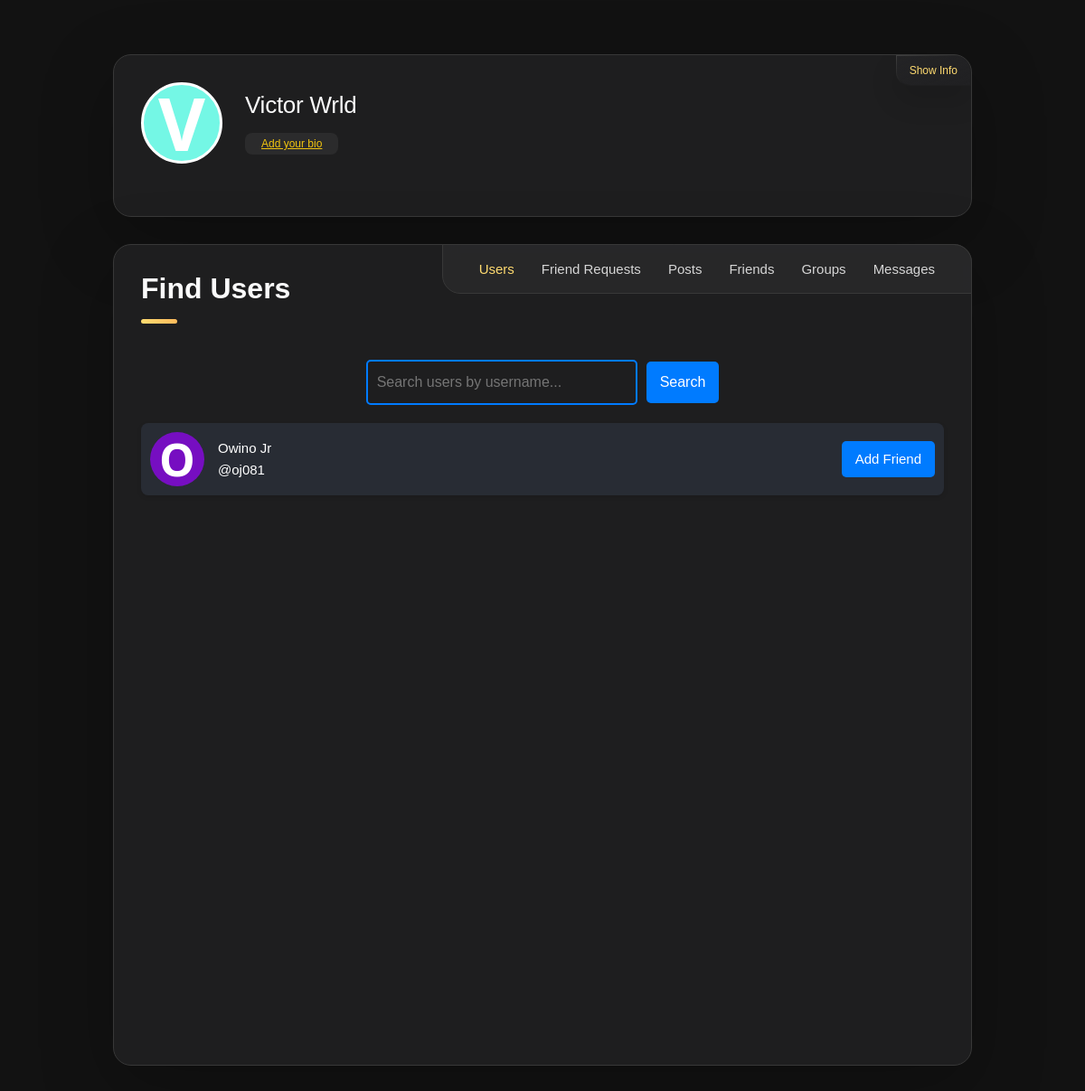
The app's page /search_users (signed in) with its own data.
### website/models.py (models this page shows, shortened)
class User(db.Model, UserMixin):
    id = db.Column(db.Integer, primary_key=True)
    email = db.Column(db.String(150), unique=True)
    password = db.Column(db.String(255))
    first_name = db.Column(db.String(225))
    second_name = db.Column(db.String(225))
    full_name = db.Column(db.String(255))
    profile_picture = db.Column(db.String(255), nullable=True)
    cover_picture = db.Column(db.String(255), nullable=True)
    user_name = db.Column(db.String(255))
    phone_number = db.Column(db.String(20))
    country_code = db.Column(db.String(10), default="+254")
    bio = db.Column(db.String(255))
    time_zone = db.Column(db.String(255))
    date_birth = db.Column(db.String(255))
    gender = db.Column(db.String(255))
    generated_color = db.Column(db.String(7))
    is_2fa_enabled = db.Column(db.Boolean, default=False)
    otp_secret = db.Column(db.String(32), nullable=True)
    temp_otp = db.Column(db.String(32), nullable=True)
    otp_method = db.Column(db.String(10), default='app')
    is_active = db.Column(db.Boolean, default=True)
    is_admin = db.Column(db.Boolean, default=False)
    email_verified = db.Column(db.Boolean, default=False)
    note_tags = db.relationship(
        "NoteTag", back_populates="user", cascade="all, delete-orphan"
    )
    notes = db.relationship("Note", back_populates="user", cascade="all, delete-orphan")
    password_reset_tokens = db.relationship(
        "PasswordResetToken", back_populates="user", cascade="all, delete-orphan"
    )
    notifications = db.relationship(
        "Notification", back_populates="user", cascade="all, delete-orphan"
    )
    todos = db.relationship("ToDo", back_populates="user", cascade="all, delete-orphan")
    email_preferences = db.relationship(
        "EmailPreferences",
        uselist=False,
        back_populates="user",
        cascade="all, delete-orphan",
    )
    push_preferences = db.relationship(
        "PushPreferences",
        uselist=False,
        back_populates="user",
        cascade="all, delete-orphan",
    )
    email_verification_tokens = db.relationship(
        "EmailVerificationToken", back_populates="user", cascade="all, delete-orphan"
    )

### website/views.py (the view, shortened to what this page needs)
@views.route("/search_users", methods=["GET"])
@login_required
def search_users():
    search_query = request.args.get("q")
    users = User.query.filter(User.id != current_user.id).all()
    has_pending_requests = (
        Friendship.query.filter_by(friend_id=current_user.id, is_accepted=False).count()
        > 0
    )
    users_data = []
    for user in users:
        friendship = Friendship.query.filter(
            (Friendship.user_id == user.id) & (Friendship.friend_id == current_user.id)
        ).first()
        if friendship:
            friendship_status = "friends" if friendship.is_accepted else "pending"
        else:
            friendship_status = None
        users_data.append(
            {
                "id": user.id,
                "full_name": user.full_name,
                "user_name": user.user_name,
                "friendship_status": friendship_status,
                "profile_picture": user.profile_picture,
                "generated_color": user.generated_color,
                "first_name": user.first_name,
            }
        )
    return render_template(
        "platform_users.html",
        users=users_data,
        has_pending_requests=has_pending_requests,
    )

### website/templates/platform_users.html (shortened to what this page needs)
<!DOCTYPE html>
<html lang="en">
  <head>
    <link
      rel="stylesheet"
      href="https://cdnjs.cloudflare.com/ajax/libs/font-awesome/5.15.4/css/all.min.css"
    />
    <link
      rel="stylesheet"
      href="{{ url_for('static', filename='css/platform.css') }}"
    />
    <link
      href="https://unpkg.com/boxicons@2.1.4/css/boxicons.min.css"
      rel="stylesheet"
    />
    <main>
      <aside class="sidebar" data-sidebar>
        <div class="sidebar-info">
          <figure class="avatar-box">
            {% if current_user.profile_picture %}
            <img
              src="/static/profile_pics/{{ current_user.profile_picture }}"
              alt="Profile Picture"
              class="profile-image"
            />
            {% else %}
            <i
              class="fas fa-5x"
              style="--background-: {{ current_user.generated_color }}"
              >{{ current_user.first_name[0] }}</i
            >
            {% endif %}
          </figure>
          <div class="info-content">
            <h1 class="name" title="{{ current_user.full_name }}">
              {{ current_user.full_name }}
            </h1>
            <p class="title" title="{{ current_user.bio }}">
              {% if current_user.bio %} {{ current_user.bio }} {% else %}
              <a
                href="{{ url_for('views.settings') }}"
                style="color: #f1c40f; text-decoration: underline"
              >
                Add your bio
              </a>
              {% endif %}
            </p>
          </div>
          <button class="info_more-btn" data-sidebar-btn>
            <span>Show Info</span>
          </button>
        </div>
      </aside>
      <div class="main-content">
        <nav class="navbar">
          <ul class="navbar-list">
            <li class="navbar-item">
              <a
                href="{{ url_for('views.search_users')}}"
                class="navbar-link active"
              >
                <p>Users</p>
              </a>
            </li>
            <li class="navbar-item">
              <a href="{{ url_for('views.friend_requests') }}" class="navbar-link">
                  <p style="--background-: {{ current_user.generated_color }}; position: relative;">
                      Friend Requests
                  </p>
              </a>
          </li>
            <li class="navbar-item">
              <a
                href="#"
                class="navbar-link"
                style="--background-: {{ current_user.generated_color }}"
              >
                <p>Posts</p>
              </a>
            </li>
            <li class="navbar-item">
              <a href="{{ url_for('views.view_friends') }}" class="navbar-link" id="favoriteLink">
                <p style="--background-: {{ current_user.generated_color }}">
                  Friends
                </p>
              </a>
            </li>
            <li class="navbar-item">
              <a
                href="#"
                class="navbar-link new-tag"
                style="--background-: {{ current_user.generated_color }}"
                ><p>Groups</p></a
              >
            </li>
            <li class="navbar-item">
              <a href="{{ url_for('auth.select_chat') }}" class="navbar-link">
                  <p>Messages</p>
              </a>
          </li>
          </ul>
        </nav>
        <article class="about active" id="users">
          <header>
            <h2 class="h2 article-title">Find Users</h2>
          </header>
          <section class="about-text">
            <div class="search-container">
              <input
                type="text"
                id="searchInput"
                placeholder="Search users by username..."
                class="search-input"
                autocomplete="off"
              />
              <button id="searchBtn" class="search-button">Search</button>
            </div>
            <ul class="user-list" id="userList">
              {% for user in users %}
              <li class="user-item">
                <figure
                  class="avatar-box2"
                >
                  {% if user.profile_picture %}
                  <img
                    src="/static/profile_pics/{{ user.profile_picture }}"
                    alt="Profile Picture"
                    class="profile-image"
                  />
                  {% else %}
                  <i
                    class="fas fa-5x"
                    style="--background-: {{ user.generated_color }}"
                    >{{ user.first_name[0] }}</i
                  >
                  {% endif %}
                </figure>
                <p>
                  <a href="/user/{{ user.id }}">{{ user.full_name }} <br>{{ user.user_name }}</a>
                </p>
                {% if user.friendship_status == "pending" %} {% if user.id ==
                current_user.id %}
                <button class="friend-btn" disabled>Pending</button>
                {% else %}
                <a
                  href="{{ url_for('views.friend_requests') }}"
                  class="friend-btn"
                >
                  View Request
                </a>
                {% endif %} {% elif user.friendship_status == "friends" %}
                <button class="friend-btn" data-id="{{ user.id }}" disabled>
                  Friends
                </button>
                {% else %}
                <button class="friend-btn" data-id="{{ user.id }}">
                  Add Friend
                </button>
                {% endif %}
              </li>
              {% else %}
              <p>No users found.</p>
              {% endfor %}
            </ul>
          </section>
        </article>
      </div>
    </main>
  </head>
</html>

### website/templates/platform_users.html (style rules this page uses)
a { color: #fff; }

### records on screen
User: first_name "V", full_name "Victor Wrld"
User: first_name "O", full_name "Owino Jr", user_name "@oj081"
